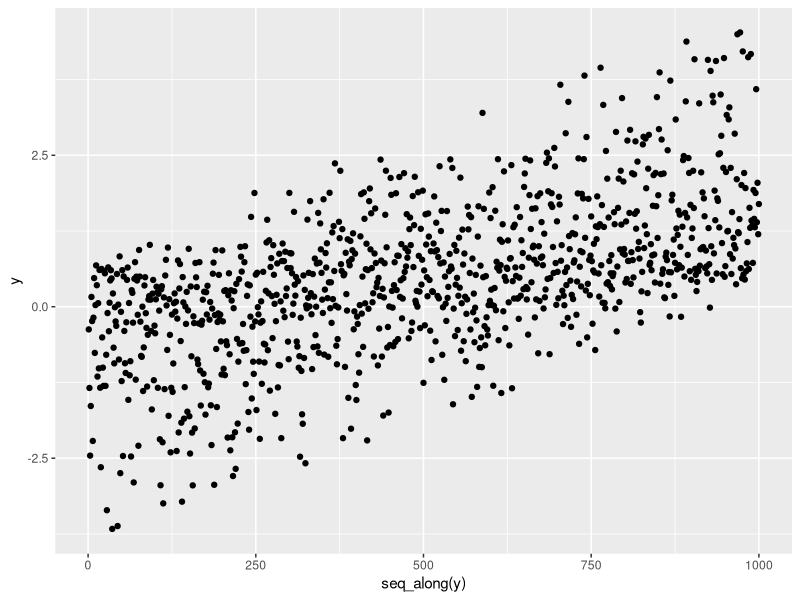
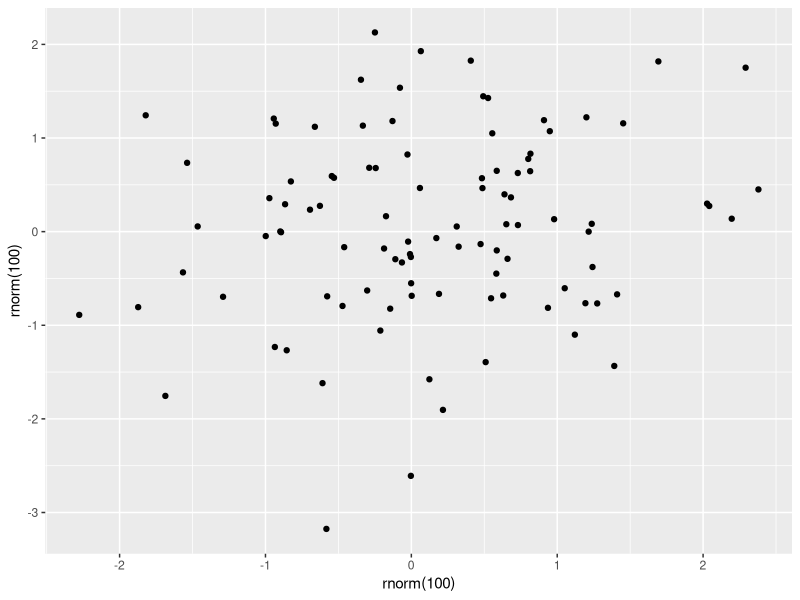
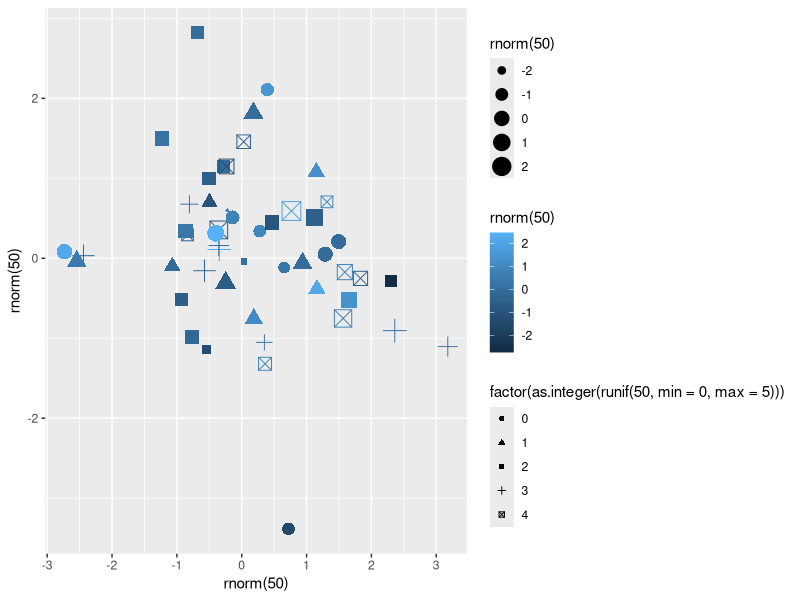
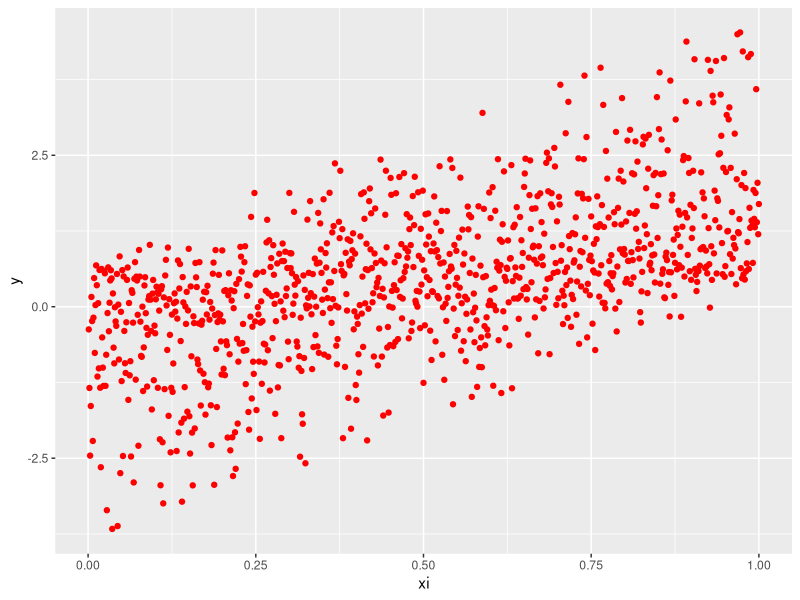
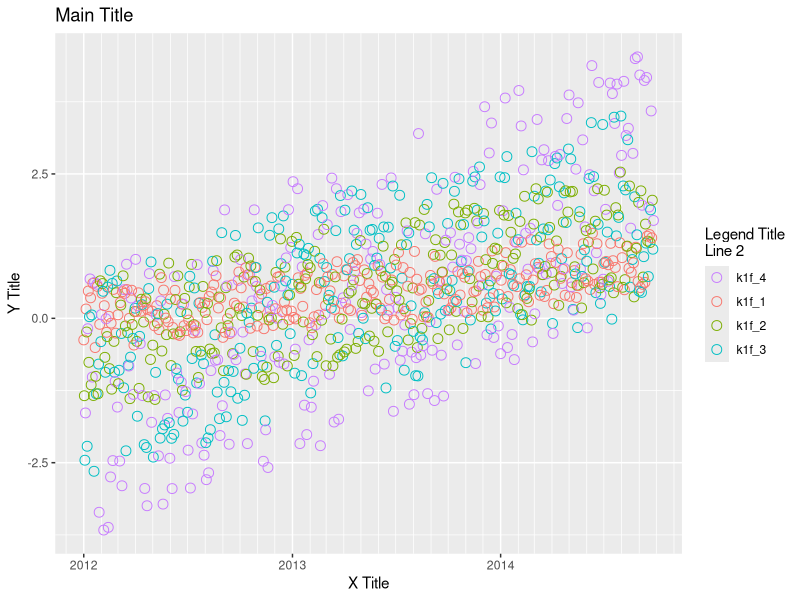
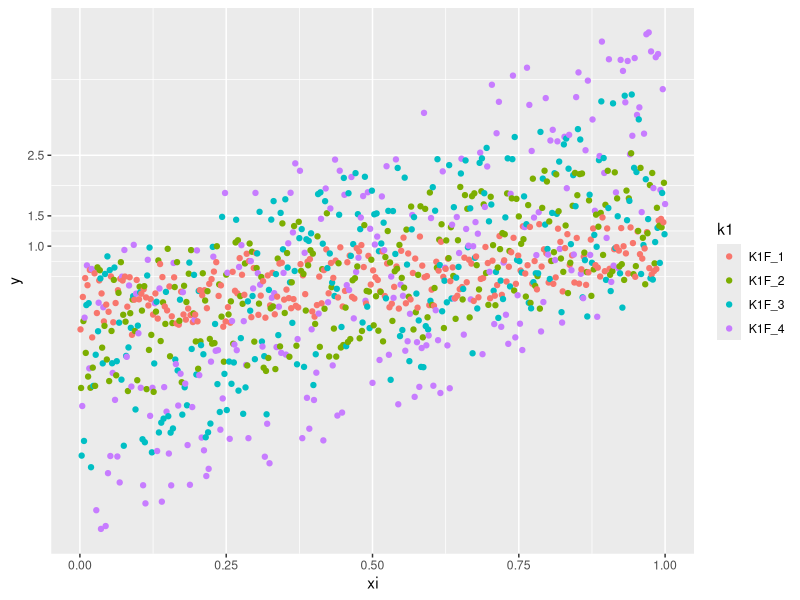
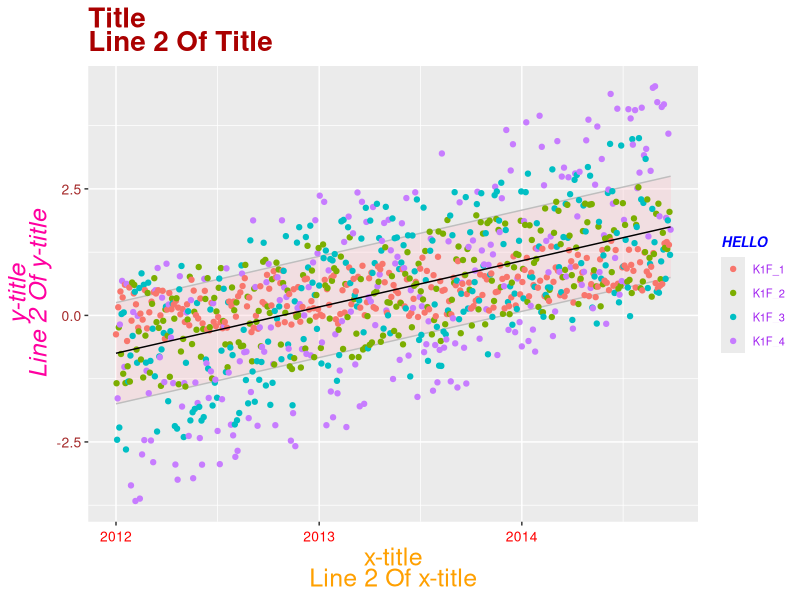
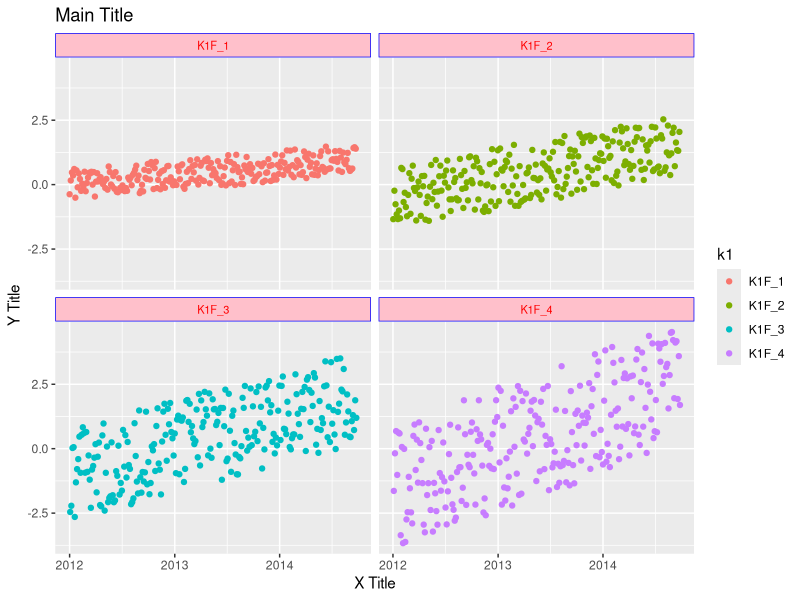

The R source for these figures, in order: (Note: this script raises an error after producing the figures.)
# -*- Mode:R; Coding:us-ascii-unix; fill-column:160 -*-

################################################################################################################################################################
##
# @file      ggplot.R
# @author    Mitch Richling <https://www.mitchr.me>
# @Copyright Copyright 2015 by Mitch Richling.  All rights reserved.
# @brief     ggplot2 examples.@EOL
# @Keywords  ggplot2 package r cran examples
#

################################################################################################################################################################
# Load libraries.  ggplot2 is the graphics library, and gridExtra helps us lay things out.

library(ggplot2)
library(gridExtra)
library(reshape2)
library(scales)

################################################################################################################################################################
# Create some data sets we can graph...

numPnt <- 1000
numCat <- 4
someData <- data.frame(xi=(1:numPnt)/numPnt,
                       xi2=(1:numPnt)/numPnt+2,
                       xd=seq(as.POSIXct('2012-01-01'), by='day', length.out=numPnt),
                       rn=runif(numPnt, -.6, .6),
                       m=rep(1:numCat,(numPnt/numCat)))
someData$rm <- someData$rn*someData$m
someData$y  <- someData$m*(someData$xi-0.5)+0.5+someData$rm
someData$y2 <- 2.5*(someData$xi-0.5)+0.5
someData$k1 <- paste('K1F', someData$m, sep='_')

someMoreData <- read.table(header=T, text='
 quarter factors   value emin emax
      Q1 factor1      15   14   16
      Q2 factor1      25   22   29
      Q3 factor1       5    1    6
      Q4 factor1      10    8   11
      Q1 factor2      25   22   23
      Q2 factor2      20   19   21
      Q3 factor2      25   20   26
      Q4 factor2      10   10   11
 ')

someLessData <- subset(someMoreData, someMoreData$factors=='factor1')
someLessData$factors <- factor(someLessData$factors)

twoDimData  <-expand.grid(x=seq(from=-4, to=4, length.out=30), y=seq(from=-3, to=5, length.out=30))
twoDimData$z<-sin(twoDimData$x*twoDimData$x+twoDimData$y*twoDimData$y)
twoDimData$p<-sign(twoDimData$z)

# Transform a matrix into a data.frame
volcanoDF   <- stack(as.data.frame(volcano))
volcanoDF$x <- rep(seq_len(nrow(volcano)), ncol(volcano))
volcanoDF$y <- rep(seq_len(ncol(volcano)), rep(nrow(volcano), ncol(volcano)))

twoDimNormal <- data.frame(x=rnorm(10000, sd=2.0),
                           y=rnorm(10000))
twoDimNormal$y <- twoDimNormal$y+twoDimNormal$x*.75
  
################################################################################################################################################################
# Simple "scatterplot" of ONE variable.  i.e. do something like 'plot(someData$y)'
# Alternate with qplot: qplot(seq_along(someData$y), someData$y)

ggplot(data=someData, aes(y=y, x=seq_along(y))) + geom_point()

################################################################################################################################################################
# Scatterplot with a couple vectors.  i.e. do something like 'plot(x, y)'
# Alternate with qplot:  qplot(rnorm(100), y=rnorm(100))

ggplot() + geom_point(aes(x=rnorm(100), y=rnorm(100)))

################################################################################################################################################################
# And we can use other ascetics as well

ggplot() + geom_point(aes(x=rnorm(50),
                          y=rnorm(50),
                          shape=factor(as.integer(runif(50, min=0, max=5))),
                          size=rnorm(50),
                          col=rnorm(50)))

################################################################################################################################################################
# An x-y scatter plot from data in a data.frame -- ggplot is generally much less difficult to use when everything is in a data frame.

ggplot(data=someData, aes(x=xi, y=y)) +
  geom_point(col='red')                 ## Just make the points in the graph RED!! ;)
  #geom_point(aes(col='red')) +         ## This is very different -- see next example

################################################################################################################################################################
# An x-y scatter plot from data in a data.frame broken down by a factor (displayed as color).  
# Extra care is take to select date breaks for the x-axis and a date format for the tick labels.
# We also customize the legend with a title and different labels.
# Alternate with qplot: qplot(data=someData,x=xd, y=y, color=k1, main='Main Title', xlab='X Title', ylab='Y Title', geom='point')
        
ggplot(data=someData, aes(x=xd, y=y, col=k1)) +
  scale_x_datetime(breaks       = scales::date_breaks("1 year"),           ## Set major break lines to 1 year
                   minor_breaks = scales::date_breaks("1 month"),          ## Set minor break lines to 1 year
                   labels       = scales::date_format("%Y")) +             ## Set the date format
  geom_point(size=3, pch=21) +                                         ## BIG Circles for points
  #geom_line() +                                                       ## Use this to add lines
  labs(title='Main Title',
       x='X Title',
       y='Y Title') +
  scale_colour_discrete(name ="Legend Title\nLine 2",                  ## Control title and labels in the color legend
                        breaks=c("K1F_4", "K1F_1", "K1F_2", "K1F_3"),
                        labels=c("k1f_4", "k1f_1", "k1f_2", "k1f_3"))

################################################################################################################################################################
# Controlling the axes and labels

ggplot(data=someData, aes(x=xi, y=y, col=k1)) + geom_point() +
  #theme(panel.grid.minor=element_blank(), panel.grid.major=element_blank())  ## No grid lines, but have tick marks
  #theme(axis.ticks = element_blank(), axis.text.x = element_blank())         ## x-axis: grid lines, but no tick marks (or labels)
  scale_y_continuous(breaks=c(1, 1.5, 2.5, 5, 6,8))                           ## y-axis: Set location for ticks and grid lines
  #scale_y_continuous(breaks=NULL)                                            ## Zap y tick and grid lines
  #scale_x_continuous(breaks=NULL)                                            ## Zap x tick and grid lines
  #scale_x_continuous(limits=c(-1, 2))                                        ## Remove data outside the limits
  #xlim(NA, 2)                                                                ## Like above.  Note you can use NA if you don't want to set a limit
  #coord_cartesian(xlim = c(-1, 2))                                           ## Simply set the visible region.

################################################################################################################################################################
# Adding a 'ribbon' of color to a plot (useful for things like confidence intervals and ranges around a smoother). Also demo some crazy title and legend stuff.

ggplot(data=someData, aes(x=xd)) + 
  geom_ribbon(aes(ymin=y2-1, ymax=y2+1), alpha=.3, fill='pink', col='grey') +  ## alpha allows us to see the background grid
  geom_point(aes(y=y, col=k1)) +                                               ## Colorful points
  geom_line(aes(y=y2), col='black') +                                          ## Center line
  ggtitle("Title\nLine 2 Of Title") +                                          ## Add a title
  theme(plot.title = element_text(lineheight=.7, face="bold",                  ## title line space, face, color, size, & angle
                                  colour="#aa0000", size=20, angle=0)) +
  xlab('x-title\nLine 2 Of x-title') +                                         ## Add an x-axis title
  theme(axis.title.x = element_text(lineheight=0.7, face="plain",              ## x-axis line space, face, color, size, & angle
                                    colour="#ffa000", size=18, angle=0),
        axis.text.x  = element_text(angle=0, color='red',                      ## x-axis tick label angle, color, centering, & size
                                    vjust=0.5, size=10)) +
  ylab('y-title\nLine 2 Of y-title') +                                         ## Add an y-axis title
  theme(axis.title.y = element_text(lineheight=0.7, face="italic",             ## y-axis line space, face, color, size, & angle
                                    colour="#ff00a0", size=18, angle=90),
        axis.text.y  = element_text(angle=0, color='brown',                    ## y-axis tick label angle, color, centering, & size
                                    vjust=0.5, size=10)) +
  #theme(legend.title=element_blank())                                         ## This is how you nix a legend title entirely
  guides(col=guide_legend(title="HELLO")) +                                    ## Title for legend
  theme(legend.title = element_text(colour="blue",                             ## legend title size, color, face
                                    size=10, face="bold.italic"),
        legend.text  = element_text(colour="purple",                           ## legend elements size, color, face
                                    size=8, face="plain"),
        legend.position="right")                                               ## Put the legend on the right side of the graph

################################################################################################################################################################
# Simple x-y graphs with facets.  Points & Lines.  X data numeric or date.  Fancy strip options.

ggplot(data=someData, aes(x=xd, y=y, col=k1)) +              ## col=k1 has nothing to do with facets -- you could leave it off.
  geom_point() +
  #geom_line() +                                             ## lines work just as well -- could do both if you wanted!
  facet_wrap(~k1, ncol=2) +                                  ## Gets facets in a grid
  #facet_grid(.~k1)  +                                       ## Gets facets arranged left to right
  #facet_grid(k1~.)  +                                       ## Gets facets arranged top to bottom
  labs(title='Main Title',                                   ## Title at the top
       x='X Title',                                          ## On the bottom -- centered
       y='Y Title') +                                        ## On the left -- centered
  theme(strip.text.x = element_text(size=8, face="plain",    ## Strips along y-axis text
                                    colour='red', angle=0),
        strip.text.y = element_text(size=8, face="bold",     ## Strips along y-axis text
                                    colour='blue', angle=0),
        strip.background = element_rect(colour="blue",       ## Strip border and background
                                        fill="pink"))


################################################################################################################################################################
# Simple x-y graphs with facets and trends (lowess & linear regression)

ggplot(data=someData, aes(x=xd, y=y)) +
  geom_point(col='pink') +                             ## Leave off to just see the smoothed line and interval (pink shows off the line and inteval)
  #geom_smooth(method="loess") +                       ## DEFAULT. lowess.  Show confidence interval. 
  #geom_smooth(method="lm") +                          ## Linear model instead.  
  geom_smooth(method="lm", level=0.9999) +             ## Linear model instead.  Explicitly set confidence level for interval
  #geom_smooth(method="lm", se=FALSE) +                ## Don't show the confidence interval
  #geom_smooth(method="gam", formula = y~s(x)) +       ## Generalised additive model.  Needs library(mgcv)
  #geom_smooth(method="rlm") +                         ## Robust linear regression. Needs library(MASS)
  facet_wrap(~k1, ncol=2)

################################################################################################################################################################
# Simple x-y graphs with linear regression lines

ggplot(data=someData, aes(x=xd, y=y, col=k1)) +
  geom_point() +                                      ## Leave this off and you will just see the smoothed line and interval
  geom_smooth(method="lm", se=FALSE)                  ## Don't show the confidence interval
  #geom_smooth(method="loess", span=.2, se=FALSE)     ## lowess.  No confidence interval. Note the span=.2 -- lowess(x, f=.2)

################################################################################################################################################################
# Linear regression used for future prediction

expandedRange <- c(min(someData$xi),                     ## Range from min to max+1/2 the range.
                   max(someData$xi) +
                       diff(range(someData$xi))/2) 
ggplot(data=someData, aes(x=xi, y=y)) +
  scale_x_continuous(limits = expandedRange) +         ## Extend the x-axis on the right. NOTE: don't use coord_cartesian here!!
  #geom_line() +                                       ## Add this if you want to connect the dots. ;)
  geom_point() +                                       ## You can also use points!
  geom_smooth(method="lm", fullrange=TRUE, level=0.99) ## Linear model with a .99 confidence interval

################################################################################################################################################################
# Area graph
        
ggplot(data=subset(someData, k1=='K1F_1'), aes(x=xi, y=abs(y))) +
  geom_area(col = "black", fill='red')

################################################################################################################################################################
# Stacked area graph -- Yuck!

ggplot(data=someData, aes(x=xi, y=abs(y), fill=k1)) +
  geom_area(stat='identity', position="stack")

################################################################################################################################################################
# Basic Box-n-Wisker

ggplot(data=someData, aes(x=k1, y=y)) + 
  geom_boxplot(col='red', fill='pink')

################################################################################################################################################################
# Colorful Box-n-Wisker -- useful to match colors with other graphs in a report

ggplot(data=someData, aes(x=k1, y=y, fill=k1))+
  geom_boxplot(show.legend=FALSE)                  ## Suppress the legend
   
################################################################################################################################################################
# Exerting a little control over the axis and legend lables 

ggplot(data=someData, aes(x=k1, y=y, fill=k1)) +  geom_boxplot(col='black', alpha=.4) +
  #scale_x_discrete(labels=c("x1", "x2", "x3", "x4"))      ## x-axis: Set the tick marks
  #scale_x_discrete(breaks=NULL)                           ## x-axis: Nix the tick marks and grid lines
  scale_fill_discrete(name="Title\nSecond Line Of Title",  ## Set title of legend
                      labels=c("x1", "x2", "x3", "x4"))    ## Set labels of legend

################################################################################################################################################################
# A standard violin plot -- note the white borders.  I think this helps them stand out in the standard color scheme.

ggplot(data=someData, aes(x=k1, y=y, fill=k1)) + 
  geom_violin(col='white', show.legend=FALSE)            ## Suppress the legend and put a white border on the violins

################################################################################################################################################################
# Combine a violin and box-n-wisker plot -- This is how I normally do them.

ggplot(data=someData, aes(x=k1, y=y, fill=k1)) + 
  geom_boxplot(col='black', alpha=.4) +
  geom_violin(alpha=.25, col=NA) +
  theme(legend.position="none")

################################################################################################################################################################
# Grab a graph that is already created, save it as a PDF file, and load that PDF up with a PDF viewer.  See the margin annotation example below for another
# option.

#ggsave("x.pdf", width=10, height=8, dpi=300, units='in'); system('xpdf x.pdf &')

################################################################################################################################################################
# How to create a graphic object, and then apply a theme to it.

aGrob <- ggplot(data=someData, aes(x=xd, y=y)) + facet_wrap(~k1, ncol=2) + geom_line() + geom_smooth(method="lm")

# Here is the default -- remember, a grob is plotted when the REPL 'prints' it so the following generates a plot
aGrob + labs(title='Theme: DEFAULT (same as theme_grey)') 

# I sometimes use this for printed material
aGrob + labs(title='Theme: light  ') + theme_light()

# I have used this as a starting place for new themes
aGrob + labs(title='Theme: minimal') + theme_minimal()          

################################################################################################################################################################
# Annotate within the plot region

qplot(data=someData,x=xi, y=y, color=k1) +
  geom_abline(intercept=0, slope=1, col='blue', size=3) +                                                    ## A 'data' line
  geom_hline(yintercept=-.5, col='red') +                                                                    ## A horizontal line
  geom_vline(xintercept=.55, col='red') +                                                                    ## A vertical line
  annotate("text", x = .25, y = .75, label = "HI", col='red', size=14) +                                     ## Text
  annotate("rect", xmin=0, xmax=.5, ymin=0, ymax=1.5, alpha=.1, fill='red', col='black') +                   ## Rectangles
  annotate("segment", x = 0.0, xend = 0.25, y = -2.0, yend = -1.0) +                                         ## Segments
  annotate("segment", x = 1.0, xend = 0.75, y = -2.0, yend = -1.0, arrow = arrow(length = unit(0.5,"cm")))   ## Arrows!

################################################################################################################################################################
# Annotate the bottom margin on the right

aGrob <- arrangeGrob(qplot(data=someData,x=xi, y=y, color=k1),
                     bottom=textGrob("HELLO\ndog\nmy name is\nfoo", x = unit(1, 'npc')-unit(4, 'mm'), just = c("right", "bottom"),
                                    gp = gpar(fontface = "italic", fontsize = 10, col='blue')))
grid.newpage()
grid.draw(aGrob)

################################################################################################################################################################
# Annotate the bottom margin on the left
 
aGrob <- arrangeGrob(qplot(data=someData,x=xi, y=y, color=k1),
                     bottom=textGrob("HELLO\ndog\nmy name is\nfoo", x = unit(0, 'npc')+unit(4, 'mm'), just = c("left", "bottom"),
                                     gp = gpar(fontface = "italic", fontsize = 10, col='blue')))
grid.newpage()
grid.draw(aGrob)

################################################################################################################################################################
# Annotate the right (or left) margin with a significant quantity of text. My normal use case is a paragraph explaining some aspect of how the graph was created
# -- things like underlying assumptions required to understand the graph.  paragraph.  Put the text on the left instead of the right by replacing 'legend' with
# 'left'

ourText <- "HELLO\nWhere we discuss the\nmany tiny little\nthings we faked\nin the production of our data."
aGrob <- arrangeGrob(qplot(data=someData,x=xi, y=y, color=k1),
                     right=textGrob(ourText, x = unit(2, 'mm'), y = unit(1, 'npc')-unit(2, 'mm'), just = c("left", "top"),
                              gp = gpar(fontface = "italic", fontsize = 10, col='red')))
grid.newpage()
grid.draw(aGrob)

# You could save and display a PDF like so:

#ggsave("x.pdf", width=10, height=8, dpi=300, units='in', plot=aGrob); system('xpdf x.pdf &')

################################################################################################################################################################
# 2D data: An image

ggplot(data=twoDimData, aes(x=x, y=y, fill=z)) +
  geom_tile() 
  #geom_raster()                                ## When length of x and y are the same, we can use the faster geom_raster()

################################################################################################################################################################
# 2D data: Image with a dot in each cell scaled to 'abs(z)'

ggplot(data=twoDimData, aes(x=x, y=y)) +
  geom_tile(aes(fill=z)) +
  geom_point(aes(size=abs(z)), col='red')

################################################################################################################################################################
# 2D data: Image with white text in each cell

ggplot(data=twoDimData, aes(x=x, y=y)) +
  geom_tile(aes(fill=z)) +
  geom_text(aes(label=p), col='white', size=4)

################################################################################################################################################################
# 2D data: An image with text in each cell with a color set by the z value

ggplot(data=twoDimData, aes(x=x, y=y)) +
  geom_tile(aes(fill=z)) +
  geom_text(aes(label=p), col=c('red', 'black', 'green')[sign(twoDimData$z)+2], size=4)

################################################################################################################################################################
# 2D data: An Image with contours in white

ggplot(data=volcanoDF, aes(x=x, y=y)) +
  geom_raster(aes(fill=values), interpolate=TRUE) +  # tile has no "interpolate" option.
  geom_contour(aes(z=values), col='white', size=1)

################################################################################################################################################################
# 2D data: Using stat_contour with polygons to fill in contours (not geom_tile for an image).  White contour lines.

ggplot(data=volcanoDF, aes(x=x, y=y, z=values)) +
  stat_contour(geom="polygon", aes(fill=..level..))  + 
  stat_contour(col='white', size=1)

################################################################################################################################################################
# 2D data: Just contour lines without an image.  The contour line color determined by contour level

ggplot(data=volcanoDF, aes(x=x, y=y, z=values)) +
  geom_contour(aes(col=..level..), size=2)              ##  Fatten up the line so the color shows up

################################################################################################################################################################
# 2D histogram with rectangular or hexagon bins

ggplot(data=twoDimNormal, aes(x=x,y=y)) + 
  #geom_rug() +                           ## Add a rug (dot-plot) to each axis for lower density plots
  stat_bin2d(aes(fill=..count..))         ## Use this for rectangular bins!
  #stat_binhex(aes(fill=..count..))       ## Use this for hexagon bins -- fill artifacts on raster devices.  Use PDF.

################################################################################################################################################################
# 2D Density Estimation with semi-transparent data points visually indicating higher density

ggplot(data=twoDimNormal, aes(x=x,y=y)) +
  geom_point(alpha=.2, col='red') +           ## Alpha lets points visually producing darker shades in high density regions
  #geom_rug() +                               ## Add a rug (dot-plot) to each axis for lower density plots
  geom_density2d(col='black', size=1)         ## Put contour lines after points to make sure we can see them.

################################################################################################################################################################
# 2D Density Estimation shown as a classic, filled contour graph

ggplot(data=twoDimNormal, aes(x=x,y=y)) +
  geom_point(alpha=.5, col='black') +         ## Show outlier with dots -- must be first so contour covers most of them up
  #geom_rug() +                               ## Add a rug (dot-plot) to each axis for lower density plots
  stat_density2d(aes(fill = ..level..),       ## Fill in the contour graph -- covering up non-outlier points.
                 geom="polygon", col='white')

################################################################################################################################################################
# Scatter plot with marginal histograms

histTop <- ggplot(twoDimNormal) +                                     ## Create histogram that goes at the top
  geom_histogram(aes(x=x),
                 col='white',
                 fill='red',
                 binwidth=diff(range(twoDimNormal$x))/50) +
  theme(axis.ticks = element_blank(),
        axis.text.x = element_text(margin=margin(0,0,0,0,"pt")),
        axis.text.y = element_blank(),
        plot.margin = unit(c(0,0,0,0),"lines"),
        axis.title.x = element_blank(),
        axis.text.y = element_blank(),
        axis.title.y = element_blank(),
        axis.ticks.length = unit(0,"null")) +
  scale_x_continuous(limits=range(twoDimNormal$x))

histRight <- ggplot(twoDimNormal) +                                   ## Create histogram that goes at the right
  geom_histogram(aes(x=y),
                 col='white',
                 fill='red',
                 binwidth=diff(range(twoDimNormal$y))/50) +
  coord_flip() +
  theme(axis.text.x = element_blank(),
        axis.text.y = element_text(margin=margin(0,0,0,0,"pt")),
        axis.ticks = element_blank(),
        plot.margin = unit(c(0,0,0,0),"lines"),
        axis.text.x = element_blank(),
        axis.title.x = element_blank(),
        axis.title.y = element_blank(),
        axis.ticks.length = unit(0,"null")) +
  scale_x_continuous(limits=range(twoDimNormal$y))

maxCount = max(c(max(ggplot_build(histTop)$data[[1]]$count),          ## Set the scale of both histograms to the same value
                 max(ggplot_build(histRight)$data[[1]]$count)))
histTop   <- histTop + scale_y_continuous(limits=c(0,maxCount+1))
histRight <- histRight + scale_y_continuous(limits=c(0,maxCount+1))

scatter <- ggplot(twoDimNormal)+                                      ## Create scatter plot in the center.  Use transparency to indicate density.
  geom_point(aes(x=x,y=y), col=rgb(1,0,0,.05)) +
  theme(axis.text.x = element_blank(),
        axis.text.y = element_blank(),
        axis.ticks = element_blank(),
        plot.margin = unit(c(0,0,0,0),"lines"),
        axis.text.x = element_blank(),
        axis.title.x = element_blank(),
        axis.text.y = element_blank(),
        axis.title.y = element_blank(),
        axis.ticks.length = unit(0,"null")) +
  scale_x_continuous(limits=range(twoDimNormal$x)) + 
  scale_y_continuous(limits=range(twoDimNormal$y))

aGrob <- arrangeGrob(histTop,                                         ## Put it all together
                     grob(),
                     scatter,
                     histRight,
                     ncol=2,
                     nrow=2,
                     widths=c(3, 1),
                     heights=c(1, 3))
grid.newpage()
grid.draw(aGrob)

################################################################################################################################################################
# Barcharts with pre-computed data -- i.e. you have 'labels' and values

ggplot(data=someLessData, aes(x=quarter, y=value)) +
  geom_bar(stat='identity', col='black', fill='red') +       ## Draws red bars with black borders
  geom_text(aes(label=value), vjust='top', nudge_y=-0.25) +  ## Adds the numerical label to each bar
  theme(panel.grid.minor.x=element_blank(),                  ## Get rid of the vertical grid lines
        panel.grid.major.x=element_blank())

################################################################################################################################################################
# Barcharts with pre-computed data with color filled bars -- i.e. you have 'labels' and values Why? To keep the bar colors consistent with other color coded
# plots in the same report (like the xy plots shown above).

ggplot(data=someLessData, aes(x=quarter, y=value, fill=quarter)) +
  geom_bar(stat='identity', col='black', show.legend=FALSE) +        ## col adds the black lines separating the bars
  geom_label(aes(label=value), fill='white', vjust='center') +       ## Adds the numerical label to each bar.  geom_label is geom_text with a box
  theme(panel.grid.minor.x=element_blank(),                          ## Get rid of the vertical grid lines
        panel.grid.major.x=element_blank())

################################################################################################################################################################
# The every-day stacked barchart

ggplot(data=someMoreData, aes(x=quarter, y=value, fill=factors)) +
  guides(fill=guide_legend(override.aes=list(colour=NA))) +       ## Get rid of the slash across the legend color boxes
  geom_bar(stat='identity', col='black', position="stack") +
  theme(panel.grid.minor.x=element_blank(),                       ## Get rid of the vertical grid lines
        panel.grid.major.x=element_blank())

################################################################################################################################################################
# Side by side barchart

ggplot(data=someMoreData, aes(x=quarter, y=value, fill=factors)) +
  guides(fill=guide_legend(override.aes=list(colour=NA))) +       ## Get rid of the slash across the legend color boxes
  geom_bar(stat='identity', col='black', position="dodge") +
  theme(panel.grid.minor.x=element_blank(),                       ## Get rid of the vertical grid lines
        panel.grid.major.x=element_blank())

################################################################################################################################################################
# Stacked with constant height -- normally used instead of a pie chart to compare proportions

ggplot(data=someMoreData, aes(x=quarter, y=value, fill=factors)) +
  guides(fill=guide_legend(override.aes=list(colour=NA))) +       ## Get rid of the slash across the legend color boxes
  geom_bar(stat='identity', col='black', position="fill") +
  theme(panel.grid.minor.x=element_blank(),                       ## Get rid of the vertical grid lines
        panel.grid.major.x=element_blank())

################################################################################################################################################################
# Circular bar chart -- yea, a pie.  Yuck.

ggplot(someLessData, aes(x=factor(1), y=value, fill=quarter)) +
  geom_bar(width=1, stat='identity', col='black') +         ## col puts black lines between slices
  guides(fill=guide_legend(override.aes=list(colour=NA))) + ## Get rid of the slash across the legend color boxes
  coord_polar(theta='y') +                                  ## This is how it gets round
  theme(axis.ticks=element_blank(),                         ## Get rid of axis ticks and labels
        axis.text.y=element_blank(),
        axis.text.x=element_text(colour='black')) +
  labs(title='Main Title',                                  ## You can set the title, but the x & y are ignored
       x='', y='')                                          ## Ignored!

################################################################################################################################################################
# Basic 1D histogram

ggplot(data=someData, aes(x=rn)) +
  geom_histogram(col = "black", fill = "red", binwidth=diff(range(someData$rn))/20)

################################################################################################################################################################
# Basic 1D histogram with percentage instead of count

ggplot(data=someData, aes(x=rn, y = (..count..)/sum(..count..))) +
  geom_histogram(col = "black", fill = "red", binwidth=diff(range(someData$rn))/20) + 
  scale_y_continuous(labels=percent) +
  labs(y='%')

################################################################################################################################################################
# 1D histogram with bin breaks hard coded -- inconsistent sizes in this case

ggplot(data=someData, aes(x=rn)) +
  geom_histogram(col = "black", fill = "red", breaks=c(-1.0,-0.5,-0.25,-0.1,0.0,0.1,0.25,0.5,1.0))

################################################################################################################################################################
# 1D histogram with fill color determined by bin count

ggplot(data=someData, aes(x=rn, fill=..count..)) + 
  geom_histogram(col = "black", binwidth = .1) +   ## 'col' gets us black lines separating bars
  theme(legend.position="none")                    ## legend provides no new information (y-axis shows bar height)

################################################################################################################################################################
# 1D histogram + 1D density curve

ggplot(data=someData, aes(x=rn, y=..density..)) +
  geom_histogram(col = "black", fill = "red", binwidth = .11) + ## First so we always see density line.  Leave off for just line.
  geom_density(col = "blue", size=2)                            ## Fatten up line so we can see it

################################################################################################################################################################
# Draw two graphs from the same data frame on the same set of axes

ggplot(someData) +
  geom_point(aes(x=xi,  y=y, col='dots')) + # Note use of col= in aes()
  geom_line(aes(x=xi2, y=y2, col='line')) +
  labs(colour="foo")

################################################################################################################################################################
# Draw two graphs potentially from different data frames on the same set of axes

ggplot() +
  geom_point(data=twoDimNormal, aes(x=x,  y=y, col='big'),    size=2, alpha=.25) +
  geom_point(data=someData,     aes(x=xi, y=y, col='little'), size=3, alpha=.25) +
  scale_colour_manual(name='foo', values=c('big'='red', 'little'='blue'), labels=c('little'='Da Small One', 'big'='Da Big One'))

################################################################################################################################################################
# Draw two graphs potentially from different data frames on the same set of axes with with fixed colors and no legend

ggplot() +
  geom_point(data=twoDimNormal, aes(x=x,  y=y), col='red',  size=2, alpha=.25) +
  geom_point(data=someData,     aes(x=xi, y=y), col='blue', size=3, alpha=.25)


################################################################################################################################################################
# A completely custom pallet.  For example, a color blind safe palette from http://jfly.iam.u-tokyo.ac.jp/color/
cbPalette <- c("#999999", "#E69F00", "#56B4E9", "#009E73", "#F0E442", "#0072B2", "#D55E00", "#CC79A7")

ggplot(data=someData, aes(x=k1, y=y, fill=k1)) +
  geom_boxplot(col='black', alpha=.4) +
  scale_fill_manual(values=cbPalette)

ggplot(data=someData, aes(x=xd, y=y, col=k1)) + geom_point() +
  scale_colour_manual(values=cbPalette)

################################################################################################################################################################
# Use a colorbrewer pallet
ggplot(data=someData, aes(x=k1, y=y, fill=k1)) +
  geom_boxplot(col='black', alpha=.4) +
  scale_fill_brewer(palette="Set2")

ggplot(data=someData, aes(x=xd, y=y, col=k1)) + geom_point() +
  scale_colour_brewer(palette="Set1")
